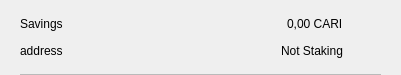
<?xml version="1.0" encoding="UTF-8"?>
<ui version="4.0">
 <class>CSRow</class>
 <widget class="QWidget" name="CSRow">
  <property name="geometry">
   <rect>
    <x>0</x>
    <y>0</y>
    <width>401</width>
    <height>75</height>
   </rect>
  </property>
  <property name="windowTitle">
   <string>Form</string>
  </property>
  <layout class="QVBoxLayout" name="verticalLayout">
   <property name="spacing">
    <number>0</number>
   </property>
   <property name="leftMargin">
    <number>20</number>
   </property>
   <property name="topMargin">
    <number>10</number>
   </property>
   <property name="rightMargin">
    <number>20</number>
   </property>
   <property name="bottomMargin">
    <number>0</number>
   </property>
   <item>
    <widget class="QWidget" name="info" native="true">
     <property name="minimumSize">
      <size>
       <width>0</width>
       <height>0</height>
      </size>
     </property>
     <layout class="QHBoxLayout" name="horizontalLayout_3">
      <property name="leftMargin">
       <number>0</number>
      </property>
      <property name="topMargin">
       <number>0</number>
      </property>
      <property name="rightMargin">
       <number>0</number>
      </property>
      <property name="bottomMargin">
       <number>10</number>
      </property>
      <item>
       <widget class="QWidget" name="container" native="true">
        <property name="minimumSize">
         <size>
          <width>0</width>
          <height>0</height>
         </size>
        </property>
        <layout class="QVBoxLayout" name="verticalLayout_2">
         <property name="spacing">
          <number>0</number>
         </property>
         <property name="leftMargin">
          <number>0</number>
         </property>
         <property name="topMargin">
          <number>0</number>
         </property>
         <property name="rightMargin">
          <number>0</number>
         </property>
         <property name="bottomMargin">
          <number>0</number>
         </property>
         <item>
          <layout class="QHBoxLayout" name="horizontalLayout">
           <item>
            <widget class="QLabel" name="labelName">
             <property name="toolTip">
              <string notr="true"/>
             </property>
             <property name="text">
              <string>Savings</string>
             </property>
            </widget>
           </item>
           <item>
            <spacer name="horizontalSpacer">
             <property name="orientation">
              <enum>Qt::Horizontal</enum>
             </property>
             <property name="sizeHint" stdset="0">
              <size>
               <width>40</width>
               <height>20</height>
              </size>
             </property>
            </spacer>
           </item>
           <item>
            <widget class="QLabel" name="labelAmount">
             <property name="text">
              <string>0,00 CARI</string>
             </property>
            </widget>
           </item>
          </layout>
         </item>
         <item>
          <layout class="QHBoxLayout" name="horizontalLayout_2">
           <item>
            <widget class="QLabel" name="labelAddress">
             <property name="toolTip">
              <string notr="true"/>
             </property>
             <property name="text">
              <string>address</string>
             </property>
            </widget>
           </item>
           <item>
            <spacer name="horizontalSpacer_2">
             <property name="orientation">
              <enum>Qt::Horizontal</enum>
             </property>
             <property name="sizeHint" stdset="0">
              <size>
               <width>40</width>
               <height>20</height>
              </size>
             </property>
            </spacer>
           </item>
           <item>
            <widget class="QLabel" name="labelStaking">
             <property name="text">
              <string>Not Staking</string>
             </property>
            </widget>
           </item>
          </layout>
         </item>
        </layout>
       </widget>
      </item>
      <item alignment="Qt::AlignHCenter|Qt::AlignVCenter">
       <widget class="QPushButton" name="pushButtonMenu">
        <property name="minimumSize">
         <size>
          <width>24</width>
          <height>24</height>
         </size>
        </property>
        <property name="maximumSize">
         <size>
          <width>32</width>
          <height>32</height>
         </size>
        </property>
        <property name="focusPolicy">
         <enum>Qt::NoFocus</enum>
        </property>
        <property name="styleSheet">
         <string notr="true">border:none; background-color:transparent;</string>
        </property>
        <property name="text">
         <string/>
        </property>
        <property name="icon">
         <iconset>
          <normaloff>://ic-menu-hover</normaloff>://ic-menu-hover</iconset>
        </property>
        <property name="iconSize">
         <size>
          <width>24</width>
          <height>24</height>
         </size>
        </property>
       </widget>
      </item>
     </layout>
    </widget>
   </item>
   <item>
    <widget class="QLabel" name="lblDivisory">
     <property name="minimumSize">
      <size>
       <width>0</width>
       <height>1</height>
      </size>
     </property>
     <property name="maximumSize">
      <size>
       <width>16777215</width>
       <height>1</height>
      </size>
     </property>
     <property name="styleSheet">
      <string notr="true">background-color:#bababa;</string>
     </property>
     <property name="text">
      <string/>
     </property>
     <property name="alignment">
      <set>Qt::AlignBottom|Qt::AlignLeading|Qt::AlignLeft</set>
     </property>
    </widget>
   </item>
  </layout>
 </widget>
 <resources/>
 <connections/>
</ui>
